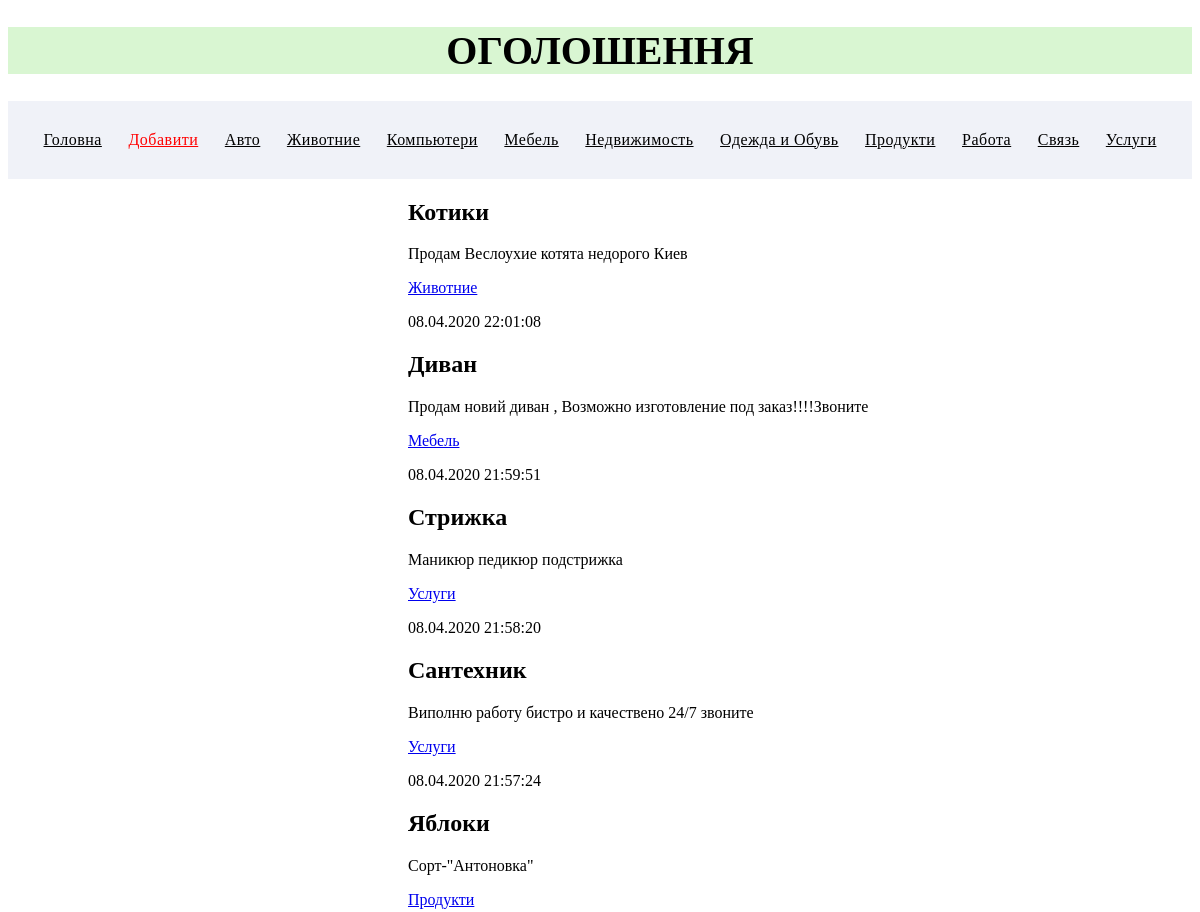
The app's page / (upper part), older data.
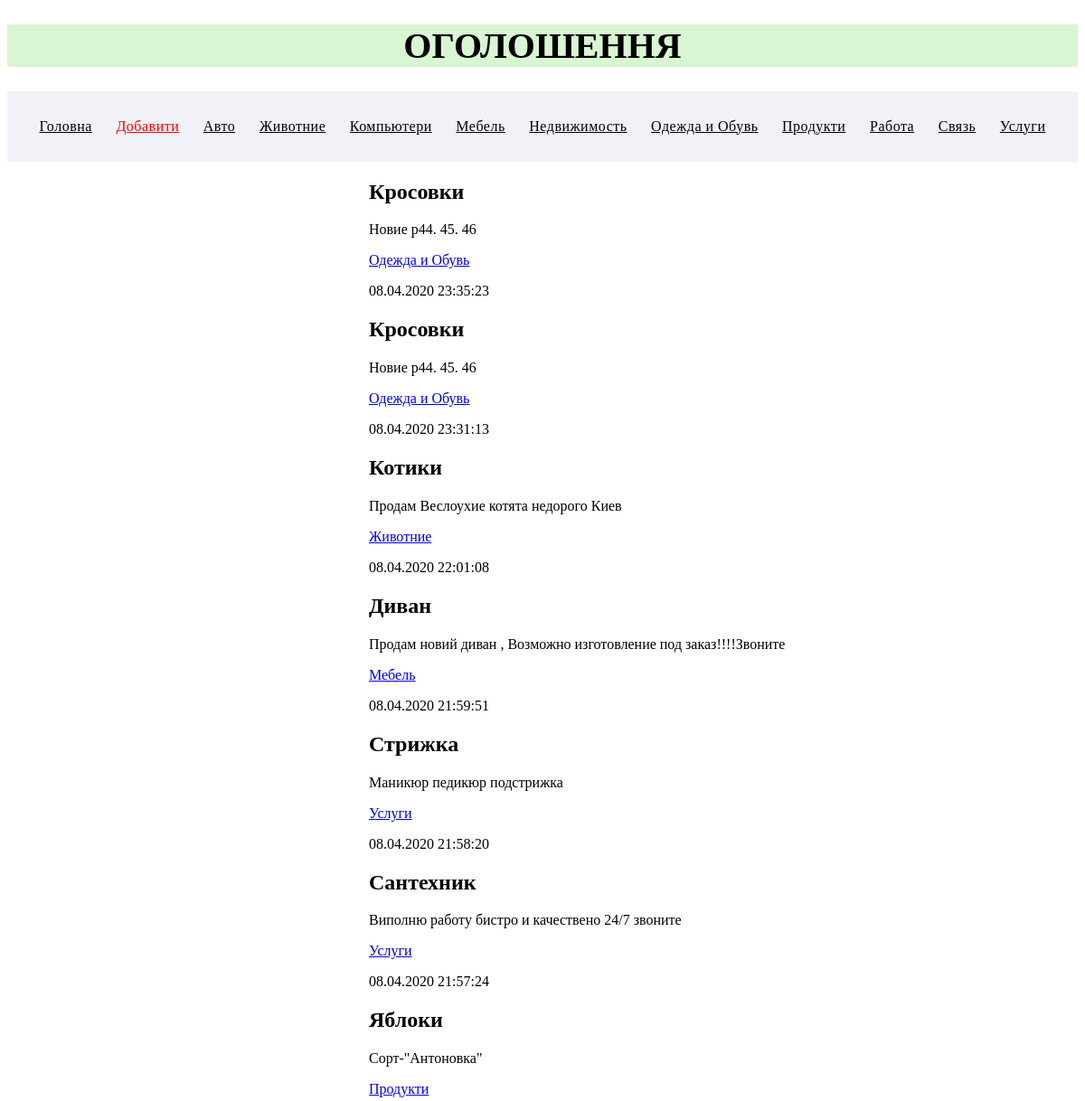
The same page, newer data.
### bboard/models.py (models this page shows, shortened)
class Rubric(models.Model):
    name = models.CharField(max_length=20, db_index=True, verbose_name='Название')
    class Meta:
        verbose_name_plural = 'Рубрики'
        verbose_name = 'Рубрика'
        ordering = ['name']

class Bb(models.Model):
    title = models.CharField(max_length=50, verbose_name='Товар')
    content = models.TextField(null=True, blank=True, verbose_name='Описание')
    price = models.FloatField(null=True, blank=True, verbose_name='Цена')
    published = models.DateTimeField(auto_now_add=True, db_index=True, verbose_name='Опубликовано')
    rubric = models.ForeignKey('Rubric', null=True, on_delete=models.PROTECT, verbose_name='Рубрика')
    class Meta:
        verbose_name_plural = 'Обьявления'
        verbose_name = 'Обьявление'
        ordering = ['-published']

### bboard/views.py (the view)
# urls.py: path('', views.index, name='index'),
def index(request):
    bbs = Bb.objects.all()
    rubrics = Rubric.objects.all()
    context = {'bbs': bbs, 'rubrics': rubrics}
    return render(request, 'bboard/index.html', context)

### bboard/templates/bboard/index.html
{% extends 'layout/basic.html' %}
{% block content %}
{% for bb in bbs %}
    <div class="b">
        <h2>{{ bb.title }}</h2>
        <p>{{ bb.content }}</p>
        <p><a href="{% url 'by_rubric' bb.rubric.pk %}">{{ bb.rubric.name }}</a></p>
        <p>{{ bb.published|date:"d.m.Y H:i:s"}}</p>
    </div>
{% endfor %}
{% endblock%}

### bboard/templates/layout/basic.html (shortened to what this page needs)
{% load static %}
<!doctype html>
<html lang="en">
<head>
    <link rel="stylesheet" href="style.css">
    <link rel="stylesheet" type="text/css" href="{% static 'bboard/style.css' %}">
</head>
<body>
    <div class="topnav">
        <header>
            <h1>Оголошення</h1>
        </header>
        <nav>
            <a href="{% url 'index' %}">Головна</a>
            <a  class="active" href="{% url 'add' %}">Добавити</a>
            {% for rubric in rubrics %}
            <a href="{% url 'by_rubric' rubric.pk %}">{{ rubric.name }}</a>
            {% endfor %}
        </nav>
        <section>
            {% block content %}
            {% endblock %}
        </section>
    </div>
</body>
</html>

### bboard/static/bboard/style.css (style rules this page uses)
header h1 { font-size: 40px; text-transform: uppercase; text-align: center; background: #d9f6d2; color: #000; }
nav { padding: 0; margin: 0; background: #f0f2f8; padding-top: 20px; padding-bottom: 20px; display: flex; padding-left: 3%; padding-right: 3%; align-items: center; letter-spacing: 0.5px; justify-content: space-between; align-items: center; }
nav a { display: block; margin: 10px 0px; color: #000; }
section { margin-left: 400px; }
.active { color: red; }

Row changes from the older to the newer data that the page shows:
added Bb: title "Кросовки", content "Новие р44. 45. 46", rubric.name "Одежда и Обувь", published "08.04.2020 23:35:23"
added Bb: title "Кросовки", content "Новие р44. 45. 46", rubric.name "Одежда и Обувь", published "08.04.2020 23:31:13"
